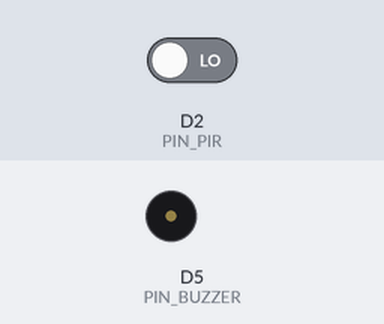
A sketch run on a simulated ESP8266 (NodeMCU). Shown: buzzer (waves = sounding, pin HIGH). Inputs (shaded band) come from the test bench; at power-on: D2 (PIN_PIR) LOW. WiFi joins after 1.5 s; servers stay silent unless stated; uploads are accepted with an empty reply; not simulated (calls return 0 or success): secrets.h; what the sketch prints to the serial monitor is not drawn.

Above: at 2.8 s.
2.9 s: D2 (PIN_PIR) driven HIGH
At 36.3 s:
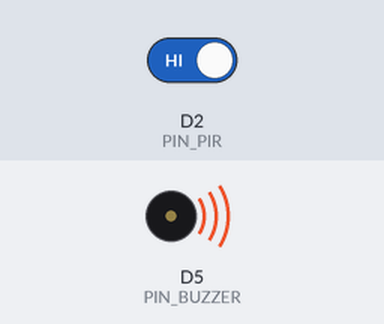
Timing chart, 0 to 36.7 s (numbered marks = the images above; inputs shaded):
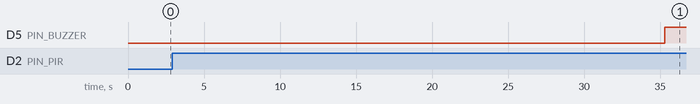

The sketch:

fitcore_security.ino
```cpp
/**
 * FitCore IoT — Sistema de seguridad
 * NodeMCU ESP8266 · HC-SR501 PIR · Buzzer · Firebase RTDB
 *
 * Dependencias (Library Manager):
 *   - ArduinoJson  (Benoit Blanchon) >= 6.x
 *   - ESP8266 board package 3.x
 *
 * Antes de compilar: copiar secrets.h.example → secrets.h
 *
 * Cambio v1.1: HC-SR04 → HC-SR501 PIR
 *   - Sin divisor de voltaje
 *   - Sin cálculo de distancia
 *   - Lectura digital simple: HIGH = movimiento, LOW = sin movimiento
 */

#include <ESP8266WiFi.h>
#include <ESP8266HTTPClient.h>
#include <WiFiClientSecure.h>
#include <ArduinoJson.h>
#include "secrets.h"

// ─── Pinout ──────────────────────────────────────────────────────────────────
#define PIN_PIR     D2   // HC-SR501 OUT  (3.3 V tolerant, directo al pin)
#define PIN_BUZZER  D5   // Buzzer activo

// ─── Tiempos ─────────────────────────────────────────────────────────────────
#define PIR_WARMUP_MS        30000UL  // HC-SR501 necesita ~30 s de calentamiento
#define FIREBASE_POST_MS      1000UL  // frecuencia de escritura al RTDB
#define FIREBASE_READ_MS      2000UL  // frecuencia de lectura de /config
#define ALARM_CONFIRM_MS      3000UL  // tiempo de movimiento continuo → ALARM
#define MOTION_CLEAR_MS       5000UL  // tiempo sin movimiento → volver a ARMED

// ─── Máquina de estados ──────────────────────────────────────────────────────
enum class State : uint8_t { WARMUP, DISARMED, ARMED, ALERT, ALARM };

const char* stateLabel[] = { "calentando", "desarmado", "armado", "alerta", "alarma" };

State        state          = State::WARMUP;
bool         motionDetected = false;
bool         buzzerActive   = false;
unsigned long alertTs       = 0;
unsigned long clearTs       = 0;

// ─── Timers ──────────────────────────────────────────────────────────────────
unsigned long tPost  = 0;
unsigned long tRead  = 0;
unsigned long tBoot  = 0;

// ─── WiFi ────────────────────────────────────────────────────────────────────
void connectWiFi() {
  WiFi.mode(WIFI_STA);
  WiFi.begin(WIFI_SSID, WIFI_PASS);
  Serial.print("[WiFi] Conectando");
  while (WiFi.status() != WL_CONNECTED) {
    delay(400);
    Serial.print(".");
  }
  Serial.printf("\n[WiFi] OK · IP: %s\n", WiFi.localIP().toString().c_str());
}

// ─── Firebase helpers ────────────────────────────────────────────────────────
WiFiClientSecure tlsClient;

bool fbPUT(const String& path, const String& body) {
  HTTPClient http;
  String url = "https://" FIREBASE_HOST + path + ".json?auth=" FIREBASE_API_KEY;
  if (!http.begin(tlsClient, url)) return false;
  http.addHeader("Content-Type", "application/json");
  int code = http.PUT(body);
  http.end();
  return (code == 200);
}

String fbGET(const String& path) {
  HTTPClient http;
  String url = "https://" FIREBASE_HOST + path + ".json?auth=" FIREBASE_API_KEY;
  if (!http.begin(tlsClient, url)) return "null";
  int  code = http.GET();
  String resp = (code == 200) ? http.getString() : "null";
  http.end();
  return resp;
}

bool fbPOST(const String& path, const String& body) {
  HTTPClient http;
  String url = "https://" FIREBASE_HOST + path + ".json?auth=" FIREBASE_API_KEY;
  if (!http.begin(tlsClient, url)) return false;
  http.addHeader("Content-Type", "application/json");
  int code = http.POST(body);
  http.end();
  return (code == 200);
}

// ─── Leer configuración remota ───────────────────────────────────────────────
void syncConfig() {
  String resp = fbGET("/config");
  if (resp == "null") return;

  JsonDocument doc;
  if (deserializeJson(doc, resp) != DeserializationError::Ok) return;

  if (!doc["armado"].isNull()) {
    bool armado = doc["armado"].as<bool>();

    if (!armado && state != State::DISARMED && state != State::WARMUP) {
      state = State::DISARMED;
      digitalWrite(PIN_BUZZER, LOW);
      buzzerActive = false;
      Serial.println("[Config] Desarmado remotamente");
    } else if (armado && state == State::DISARMED) {
      state = State::ARMED;
      Serial.println("[Config] Armado remotamente");
    }
  }
}

// ─── Publicar estado del sensor ──────────────────────────────────────────────
void postSensorData() {
  JsonDocument doc;
  doc["movimiento"]  = motionDetected;
  doc["estado"]      = stateLabel[static_cast<uint8_t>(state)];
  doc["alerta"]      = (state == State::ALERT || state == State::ALARM);
  doc["timestamp"]   = millis();

  String body;
  serializeJson(doc, body);
  fbPUT("/sensor", body);
}

// ─── Guardar evento en historial ─────────────────────────────────────────────
void pushEvent(const char* tipo) {
  JsonDocument doc;
  doc["tipo"]        = tipo;
  doc["timestamp"]   = millis();

  String body;
  serializeJson(doc, body);
  fbPOST("/alertas", body);  // POST genera pushId único automáticamente
  Serial.printf("[Event] %s → /alertas\n", tipo);
}

// ─── Control buzzer ───────────────────────────────────────────────────────────
void setBuzzer(bool on) {
  if (on == buzzerActive) return;
  buzzerActive = on;
  digitalWrite(PIN_BUZZER, on ? HIGH : LOW);
}

// ─── Máquina de estados ──────────────────────────────────────────────────────
void updateFSM(unsigned long now) {
  switch (state) {

    case State::WARMUP:
      // El PIR necesita ~30 s para estabilizarse; no leer señales hasta entonces
      if (now - tBoot >= PIR_WARMUP_MS) {
        state = State::ARMED;
        Serial.println("[FSM] Calentamiento listo → ARMED");
      }
      break;

    case State::DISARMED:
      setBuzzer(false);
      break;

    case State::ARMED:
      if (motionDetected) {
        state   = State::ALERT;
        alertTs = now;
        Serial.println("[FSM] Movimiento detectado → ALERT");
        pushEvent("alerta");
      }
      break;

    case State::ALERT:
      if (!motionDetected) {
        // El PIR mantiene HIGH un tiempo después del último movimiento;
        // si baja antes de ALARM_CONFIRM_MS fue breve, volvemos a ARMED
        state = State::ARMED;
        Serial.println("[FSM] Movimiento breve → ARMED");
      } else if (now - alertTs >= ALARM_CONFIRM_MS) {
        state = State::ALARM;
        Serial.println("[FSM] Movimiento sostenido → ALARM");
        pushEvent("alarma");
      }
      break;

    case State::ALARM:
      setBuzzer(true);
      if (!motionDetected) {
        if (clearTs == 0) {
          clearTs = now;
        } else if (now - clearTs >= MOTION_CLEAR_MS) {
          // Sin movimiento por 5 s → apagar alarma
          state   = State::ARMED;
          clearTs = 0;
          setBuzzer(false);
          Serial.println("[FSM] Zona despejada → ARMED");
          pushEvent("despejado");
        }
      } else {
        clearTs = 0; // reiniciar timer si vuelve a detectar
      }
      break;
  }
}

// ─── Setup ───────────────────────────────────────────────────────────────────
void setup() {
  Serial.begin(115200);
  Serial.println("\n[Boot] FitCore IoT Security v1.1 — PIR edition");

  pinMode(PIN_PIR,    INPUT);
  pinMode(PIN_BUZZER, OUTPUT);
  digitalWrite(PIN_BUZZER, LOW);

  tlsClient.setInsecure(); // proyecto académico; usar fingerprint en producción

  connectWiFi();
  tBoot = millis();

  Serial.printf("[PIR] Calentando %lu s...\n", PIR_WARMUP_MS / 1000);
}

// ─── Loop ────────────────────────────────────────────────────────────────────
void loop() {
  unsigned long now = millis();

  // Reconexión WiFi
  if (WiFi.status() != WL_CONNECTED) {
    Serial.println("[WiFi] Reconectando...");
    WiFi.reconnect();
    delay(1000);
    return;
  }

  // Leer PIR (alta prioridad, sin debounce necesario — el sensor ya lo hace)
  motionDetected = (digitalRead(PIN_PIR) == HIGH);

  // Máquina de estados
  updateFSM(now);

  Serial.printf("[PIR] %s · %s\n",
    motionDetected ? "MOVIMIENTO" : "sin movimiento",
    stateLabel[static_cast<uint8_t>(state)]);

  // Publicar a Firebase
  if (now - tPost >= FIREBASE_POST_MS) {
    tPost = now;
    postSensorData();
  }

  // Leer comandos (armar/desarmar) desde Firebase
  if (now - tRead >= FIREBASE_READ_MS) {
    tRead = now;
    syncConfig();
  }

  delay(100); // el PIR no necesita polling tan agresivo como el ultrasonido
}
```

Measured:
- after the input at 2.9 s, D5 (PIN_BUZZER): LOW → HIGH after 32.4 s
